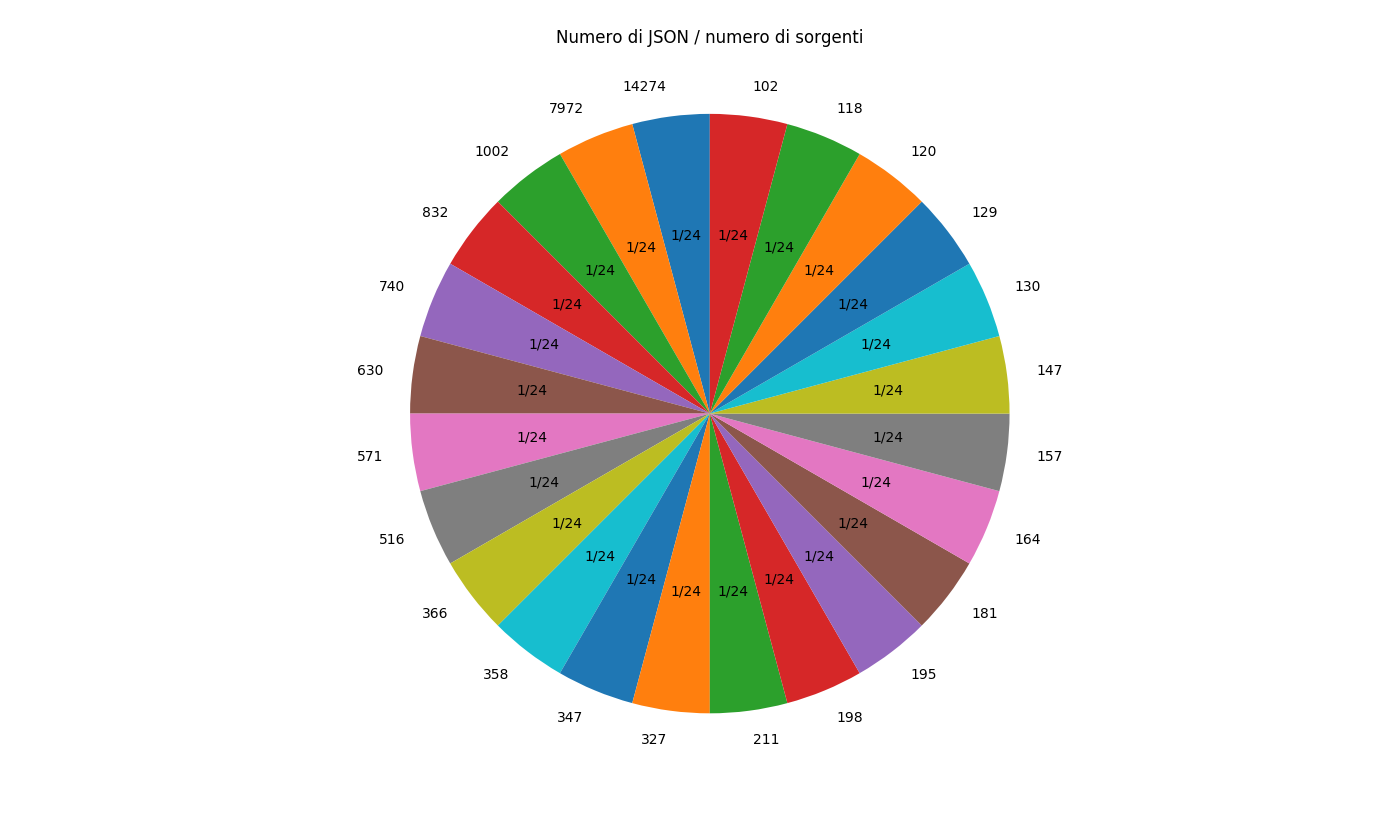

Source code (Python):
import matplotlib.pyplot as plt
import os
import json


#"c:\\Users\\Simone\\Desktop\\università\\AGIW\\Progetto_2\\2013_camera_dataset" #PER WINDOWS
myPath = "/Users/roberto/Desktop/Grafici/2013_camera_dataset"   #PER LINUX

numJson2numSorgenti = {}

for filename in os.listdir(myPath):
    numJson= 0
    #localPath = myPath + "\\" +filename #PER WINDOWS
    localPath = myPath + "/" +filename #PER LINUX
    for element in os.listdir(localPath):
        if element.endswith(".json"):
            numJson+=1
    if numJson2numSorgenti.get(numJson) == None:
        numJson2numSorgenti[numJson] = 1
    else:
        numJson2numSorgenti[numJson]+= 1   

print(numJson2numSorgenti.items())

sortedDict = sorted(numJson2numSorgenti.items(),reverse=True)

xTicks= []
asseX = []
asseY = []
y_pos = [] 
cont = 0
for i in sortedDict:
    xTicks.append(i[0])
    asseX.append(cont)
    asseY.append(i[1])
    y_pos.append(cont)
    cont+=1



sizes=[]
total=0

for i in asseY:
    total+=i

for i in asseY:
    sizes.append((i*100/total))

def myFunc(evt):
    return str(int(round(evt*total/100)))+'/'+str(total)


fig1, ax1 = plt.subplots()
ax1.pie(sizes, labels=xTicks, autopct=myFunc,
        shadow=False, startangle=90)
ax1.axis('equal')  # Equal aspect ratio ensures that pie is drawn as a circle.
ax1.set_title('Numero di JSON / numero di sorgenti', pad=40)


plt.show()
